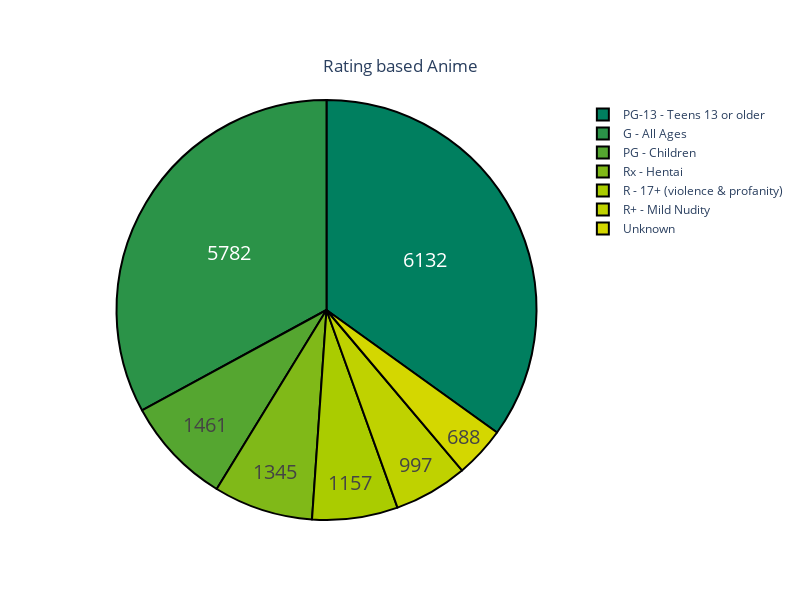

Notebook code for this chart:
### Code cell
labels = eda['Rating'].value_counts().index
values = eda['Rating'].value_counts().values
colors = ["007f5f","2b9348","55a630","80b918","aacc00","bfd200","d4d700","dddf00","eeef20","ffff3f"]
fig = go.Figure(data=[go.Pie(labels=labels,
                             values=values)],layout=go.Layout(height=600, width=800))
fig.update_traces(hoverinfo='label+percent', textinfo='value', textfont_size=20,
                  marker=dict(colors=colors, line=dict(color='#000000', width=2)))

fig.update_layout(
    title={
        'text': "Rating based Anime",
        'y':0.9,
        'x':0.5,
        'xanchor': 'center',
        'yanchor': 'top'})

fig.show()

### Figure 1 — Plotly figure (JSON) as saved in the notebook; plotly's stock layout.template omitted (floating-point values rounded to 4 significant figures)
{"data": [{"hoverinfo": "label+percent", "labels": ["PG-13 - Teens 13 or older", "G - All Ages", "PG - Children", "Rx - Hentai", "R - 17+ (violence & profanity)", "R+ - Mild Nudity", "Unknown"], "marker": {"colors": ["007f5f", "2b9348", "55a630", "80b918", "aacc00", "bfd200", "d4d700", "dddf00", "eeef20", "ffff3f"], "line": {"color": "#000000", "width": 2}}, "textfont": {"size": 20}, "textinfo": "value", "type": "pie", "values": [6132, 5782, 1461, 1345, 1157, 997, 688]}], "layout": {"height": 600, "title": {"text": "Rating based Anime", "x": 0.5, "xanchor": "center", "y": 0.9, "yanchor": "top"}, "width": 800}}
